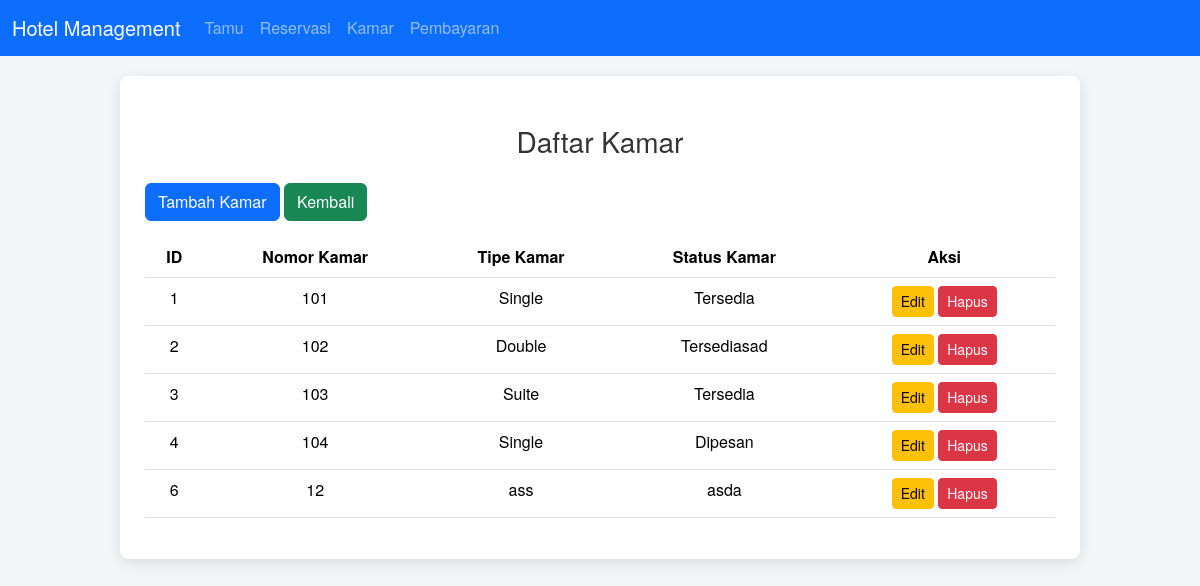
Page /kamar on the committed database.
### tables this page shows
CREATE TABLE `kamar` (
  `id_kamar` int NOT NULL,
  `nomor_kamar` varchar(10) NOT NULL,
  `tipe_kamar` varchar(50) NOT NULL,
  `status_kamar` varchar(20) NOT NULL
);

### app/controllers/KamarController.php (called while the page is built, shortened)
<?php
include_once 'app/models/KamarModel.php';
class KamarController {
    private $model;
    public function __construct($db) {
        $this->model = new KamarModel($db);
    }
    public function index() {
        $result = $this->model->getAll();
        include 'app/views/kamar/index.php';
    }
}
?>

### app/models/KamarModel.php (called while the page is built, shortened)
<?php
class KamarModel
{
    private $conn;
    private $table = 'kamar';
    public function __construct($db)
    {
        $this->conn = $db;
    }
    public function getAll()
    {
        $query = "SELECT * FROM " . $this->table;
        $stmt = $this->conn->prepare($query);
        $stmt->execute();
        return $stmt;
    }
}

### app/views/kamar/index.php (the view)
<?php include 'app/templates/header.php'; ?>
<h3 class="text-center my-4">Daftar Kamar</h3>
<div class="mb-3">
    <a href="<?php echo BASE_URL; ?>kamar/tambah" class="btn btn-primary">Tambah Kamar</a>
    <a href="<?php echo BASE_URL; ?>" class="btn btn-success">Kembali</a>
</div>
<table class="table table-hover text-center">
    <thead>
        <tr>
            <th>ID</th>
            <th>Nomor Kamar</th>
            <th>Tipe Kamar</th>
            <th>Status Kamar</th>
            <th>Aksi</th>
        </tr>
    </thead>
    <tbody>
        <?php while ($row = $result->fetch(PDO::FETCH_ASSOC)): ?>
            <tr>
                <td><?php echo $row['id_kamar']; ?></td>
                <td><?php echo $row['nomor_kamar']; ?></td>
                <td><?php echo $row['tipe_kamar']; ?></td>
                <td><?php echo $row['status_kamar']; ?></td>
                <td>
                    <a href="<?php echo BASE_URL; ?>kamar/edit/<?php echo $row['id_kamar']; ?>" class="btn btn-warning btn-sm">Edit</a>
                    <a href="<?php echo BASE_URL; ?>kamar/hapus/<?php echo $row['id_kamar']; ?>" class="btn btn-danger btn-sm" onclick="return confirm('Yakin ingin menghapus?')">Hapus</a>
                </td>
            </tr>
        <?php endwhile; ?>
    </tbody>
</table>
<?php include 'app/templates/footer.php'; ?>

### public/assets/css/styles.css (style rules this page uses)
body { font-family: 'Helvetica Neue', Arial, sans-serif; background-color: #f4f5f7; margin: 0; padding: 0; color: #333; }

### rows in the picture
kamar: id_kamar "1", nomor_kamar "101", tipe_kamar "Single", status_kamar "Tersedia"
kamar: id_kamar "2", nomor_kamar "102", tipe_kamar "Double", status_kamar "Tersediasad"
kamar: id_kamar "3", nomor_kamar "103", tipe_kamar "Suite", status_kamar "Tersedia"
kamar: id_kamar "4", nomor_kamar "104", tipe_kamar "Single", status_kamar "Dipesan"
kamar: id_kamar "6", nomor_kamar "12", tipe_kamar "ass", status_kamar "asda"
